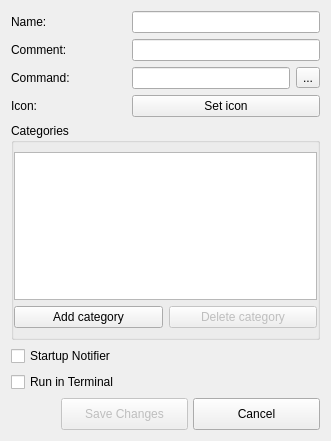
<?xml version="1.0" encoding="UTF-8"?>
<ui version="4.0">
 <class>AddAppDialog</class>
 <widget class="QDialog" name="AddAppDialog">
  <property name="geometry">
   <rect>
    <x>0</x>
    <y>0</y>
    <width>331</width>
    <height>441</height>
   </rect>
  </property>
  <property name="sizePolicy">
   <sizepolicy hsizetype="Minimum" vsizetype="Preferred">
    <horstretch>0</horstretch>
    <verstretch>0</verstretch>
   </sizepolicy>
  </property>
  <property name="windowTitle">
   <string>Dialog</string>
  </property>
  <layout class="QGridLayout" name="gridLayout">
   <item row="4" column="0" colspan="4">
    <widget class="QGroupBox" name="groupBoxCat">
     <property name="title">
      <string>Categories</string>
     </property>
     <layout class="QGridLayout" name="gridLayout_2">
      <property name="leftMargin">
       <number>0</number>
      </property>
      <property name="rightMargin">
       <number>0</number>
      </property>
      <item row="1" column="0">
       <widget class="QPushButton" name="pushAdd">
        <property name="text">
         <string>Add category</string>
        </property>
        <property name="icon">
         <iconset resource="images.qrc">
          <normaloff>:/icons/add.png</normaloff>:/icons/add.png</iconset>
        </property>
       </widget>
      </item>
      <item row="1" column="1">
       <widget class="QPushButton" name="pushDelete">
        <property name="enabled">
         <bool>false</bool>
        </property>
        <property name="text">
         <string>Delete category</string>
        </property>
        <property name="icon">
         <iconset resource="images.qrc">
          <normaloff>:/icons/remove.png</normaloff>:/icons/remove.png</iconset>
        </property>
       </widget>
      </item>
      <item row="0" column="0" colspan="2">
       <widget class="QListWidget" name="listWidgetCategories"/>
      </item>
     </layout>
    </widget>
   </item>
   <item row="2" column="0">
    <widget class="QLabel" name="labelCommand">
     <property name="text">
      <string>Command:</string>
     </property>
    </widget>
   </item>
   <item row="9" column="0" colspan="4">
    <layout class="QGridLayout" name="buttonBar" columnstretch="0,0,0,0,0">
     <property name="sizeConstraint">
      <enum>QLayout::SetDefaultConstraint</enum>
     </property>
     <property name="leftMargin">
      <number>0</number>
     </property>
     <property name="topMargin">
      <number>0</number>
     </property>
     <property name="rightMargin">
      <number>0</number>
     </property>
     <property name="bottomMargin">
      <number>0</number>
     </property>
     <property name="spacing">
      <number>5</number>
     </property>
     <item row="0" column="2">
      <widget class="QPushButton" name="buttonSave">
       <property name="enabled">
        <bool>false</bool>
       </property>
       <property name="sizePolicy">
        <sizepolicy hsizetype="Minimum" vsizetype="Preferred">
         <horstretch>0</horstretch>
         <verstretch>0</verstretch>
        </sizepolicy>
       </property>
       <property name="minimumSize">
        <size>
         <width>127</width>
         <height>32</height>
        </size>
       </property>
       <property name="toolTip">
        <string/>
       </property>
       <property name="text">
        <string>Save Changes</string>
       </property>
       <property name="icon">
        <iconset theme="dialog-ok">
         <normaloff/>
        </iconset>
       </property>
       <property name="shortcut">
        <string>Ctrl+S</string>
       </property>
       <property name="autoDefault">
        <bool>true</bool>
       </property>
       <property name="default">
        <bool>true</bool>
       </property>
      </widget>
     </item>
     <item row="0" column="0">
      <spacer name="horizontalSpacer">
       <property name="orientation">
        <enum>Qt::Horizontal</enum>
       </property>
       <property name="sizeHint" stdset="0">
        <size>
         <width>40</width>
         <height>20</height>
        </size>
       </property>
      </spacer>
     </item>
     <item row="0" column="3" colspan="2">
      <widget class="QPushButton" name="buttonCancel">
       <property name="sizePolicy">
        <sizepolicy hsizetype="Minimum" vsizetype="Preferred">
         <horstretch>0</horstretch>
         <verstretch>0</verstretch>
        </sizepolicy>
       </property>
       <property name="minimumSize">
        <size>
         <width>127</width>
         <height>32</height>
        </size>
       </property>
       <property name="toolTip">
        <string>Quit dialog</string>
       </property>
       <property name="text">
        <string>Cancel</string>
       </property>
       <property name="icon">
        <iconset theme="window-close">
         <normaloff/>
        </iconset>
       </property>
       <property name="shortcut">
        <string>Alt+N</string>
       </property>
       <property name="autoDefault">
        <bool>true</bool>
       </property>
      </widget>
     </item>
    </layout>
   </item>
   <item row="2" column="2">
    <widget class="QLineEdit" name="lineEditCommand"/>
   </item>
   <item row="2" column="3">
    <widget class="QToolButton" name="selectCommand">
     <property name="text">
      <string>...</string>
     </property>
    </widget>
   </item>
   <item row="0" column="0">
    <widget class="QLabel" name="labelName">
     <property name="text">
      <string>Name:</string>
     </property>
    </widget>
   </item>
   <item row="1" column="0">
    <widget class="QLabel" name="labelComment">
     <property name="text">
      <string>Comment:</string>
     </property>
    </widget>
   </item>
   <item row="3" column="0">
    <widget class="QLabel" name="labelIcon">
     <property name="text">
      <string>Icon:</string>
     </property>
    </widget>
   </item>
   <item row="3" column="2" colspan="2">
    <widget class="QPushButton" name="pushChangeIcon">
     <property name="text">
      <string>Set icon</string>
     </property>
    </widget>
   </item>
   <item row="1" column="2" colspan="2">
    <widget class="QLineEdit" name="lineEditComment"/>
   </item>
   <item row="0" column="2" colspan="2">
    <widget class="QLineEdit" name="lineEditName"/>
   </item>
   <item row="7" column="0">
    <widget class="QCheckBox" name="checkTerminal">
     <property name="text">
      <string>Run in Terminal</string>
     </property>
    </widget>
   </item>
   <item row="5" column="0" colspan="2">
    <widget class="QCheckBox" name="checkStartup">
     <property name="sizePolicy">
      <sizepolicy hsizetype="Minimum" vsizetype="Fixed">
       <horstretch>0</horstretch>
       <verstretch>0</verstretch>
      </sizepolicy>
     </property>
     <property name="text">
      <string>Startup Notifier</string>
     </property>
    </widget>
   </item>
  </layout>
 </widget>
 <resources>
  <include location="images.qrc"/>
 </resources>
 <connections/>
</ui>
